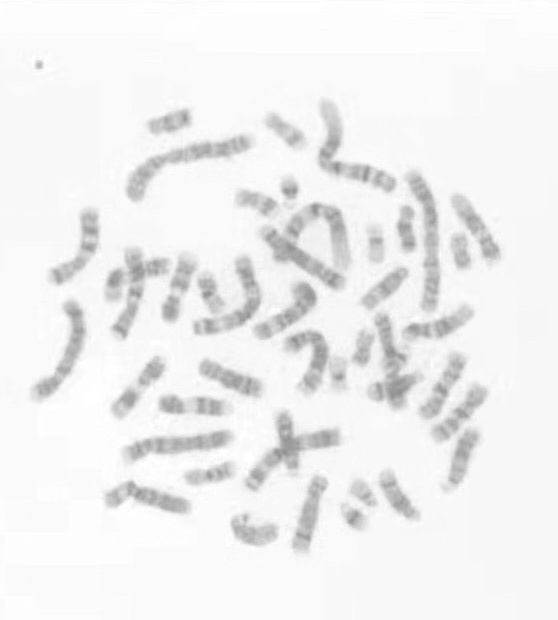
#> input picture chromosome_segment/raw_chromosome.jpg, 558 x 620 px, found by its file name
$ python pre_segment.py   (older library calls are emulated)
#> lines starting #> are read from the running program, lines starting #| are printed output that depends on the picture; after the words box and inside, x2 and y2 are one past the last pixel; in counts of white or black regions, pixels touching at a corner belong together
import numpy as np
import pandas as pd
import cv2
from PIL import Image
from matplotlib import pyplot as plt
import scipy.signal as signal
import os
from skimage import io
import random
import scipy
import skimage.transform as sc

img = cv2.imread('D:/Desktop/chromosome_segment/raw_chromosome.jpg', cv2.IMREAD_GRAYSCALE)
#> img is the input picture: shape (620, 558); min 142, max 255, mean 239.9
img = np.array(img)

rows, columns = img.shape
#> rows = 620; columns = 558
# retval, img_binary = cv2.threshold(img, 238, 255, cv2.THRESH_BINARY)  # 二值化操作
retval_Otsu, img_binary = cv2.threshold(img, 0, 255, cv2.THRESH_BINARY_INV | cv2.THRESH_OTSU)  # 使用ostu算法
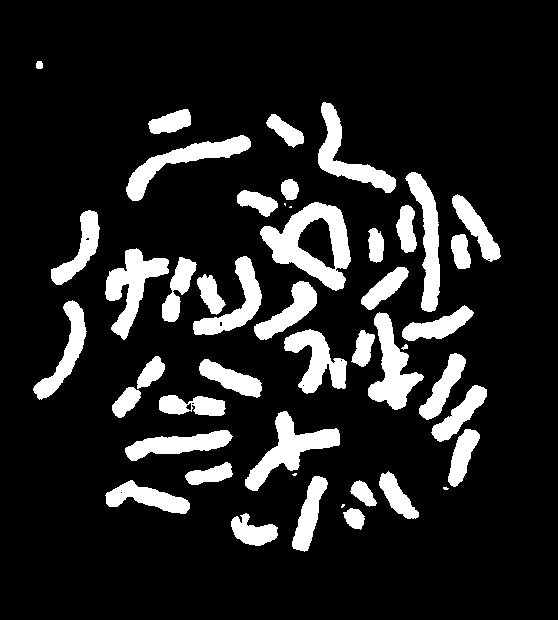
#> img_binary: shape (620, 558); 14.2% white; 47 white regions (5 under 20 px)
#> retval_Otsu = 220
# retval_Thresh, img_binary = cv2.threshold(img, 0, 255, cv2.THRESH_BINARY_INV | cv2.THRESH_TRIANGLE)  # Thresh算法

# It seems that ostu is better!

contours, hierarchy = cv2.findContours(img_binary,cv2.RETR_TREE,cv2.CHAIN_APPROX_NONE)
#> contours = 56 contours, 13 with area under 20; largest, box (x1, y1, x2, y2) and area: (260, 202, 351, 291) 4670, (245, 411, 340, 491) 2340, (105, 248, 169, 340) 2238, (368, 312, 424, 410) 2194, (126, 135, 251, 201) 2049
print(len(contours))
#| 56
print(len(hierarchy))
#| 1

pred_dir = 'pics_black'
if not os.path.exists(pred_dir):
    os.mkdir(pred_dir)

img2=[0 for i in range(len(contours))]
#> img2 = 56 values from 0 to 0
print(len(contours))
#| 56

for i in range(len(contours)):
    b_image = Image.open('black_background.jpg','r').convert('L')
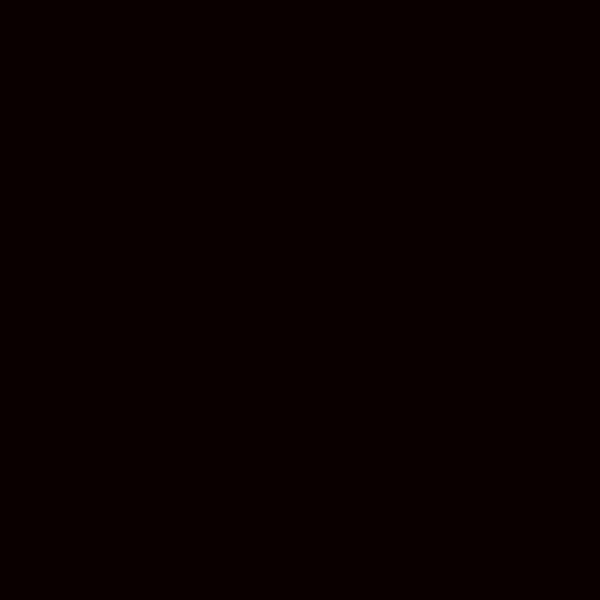
#> input picture chromosome_segment/black_background.jpg, 1200 x 1200 px (shown at 1/2 size)
#> b_image: PIL image 1200x1200 L; every value is 3
    b_img = np.array(b_image)
    b_img = sc.resize(b_img,(620,558),preserve_range=True)
#> b_img: shape (620, 558) float64; every value is 3

    img2[i] = b_img #设置一张黑色背景图片
    cv2.drawContours(img2[i],contours[i],-1,(0,255,0),0)  #画边界

    #全图片遍历找到相应的在轮廓之内的点
    for a in range(rows):
        for b in range(columns):
            #辨别是否在轮廓内是定义为1，不是定义为-1
            result = cv2.pointPolygonTest(contours[i], (a,b), False)
            if result > 0:
                img2[i][b,a] = img[a,b]
#> after the loop, img2 = 56 items
    #保存
    #scipy.misc.imsave('pic_'+str(i)+'.jpg',img2[i])
    plt.imsave(os.path.join(pred_dir, str(i + 1) + '.png'), img2[i], cmap = 'gray')
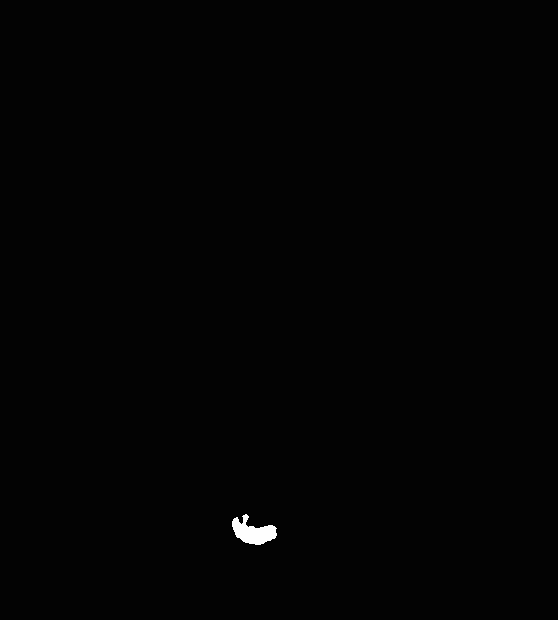
#> saved as 1.png: shape (620, 558, 3); min 0, max 255, mean 3.6
